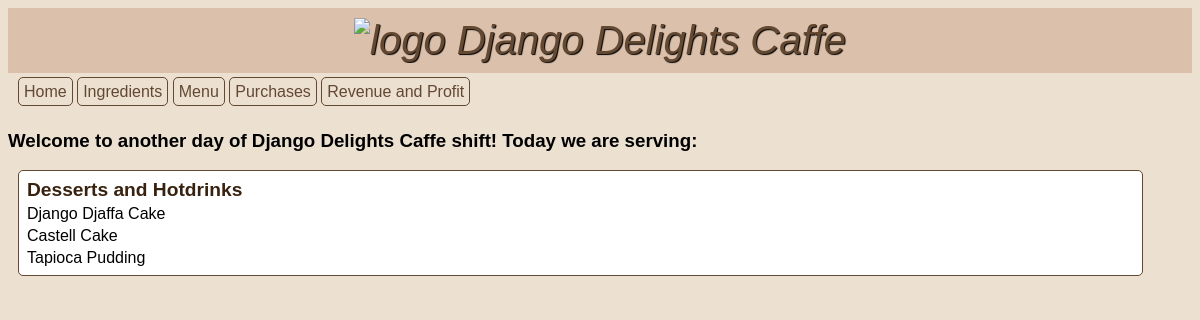
/, run on an earlier commit of the app's database.
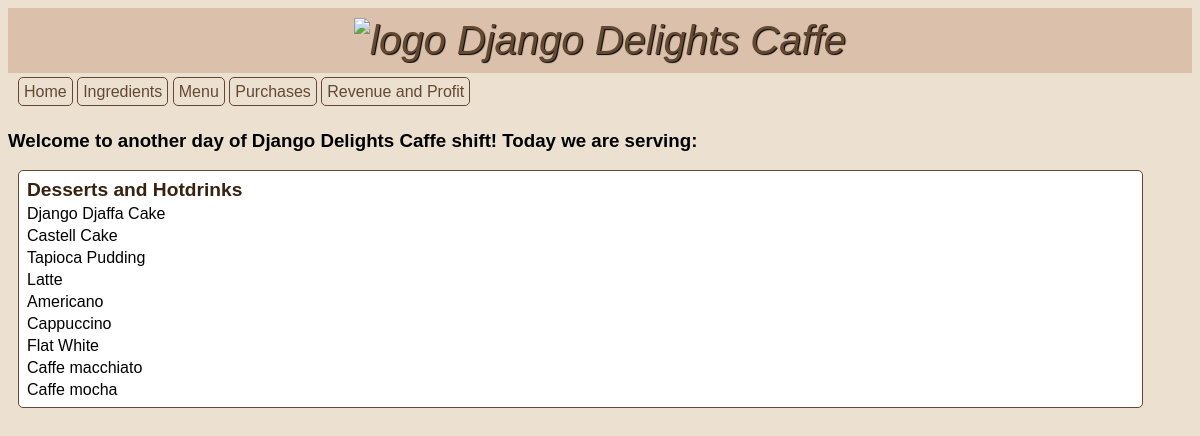
And on a later commit of the database.
### inventory/models.py (models this page shows, shortened)
class MenuItem(models.Model):
  title = models.CharField(max_length=50, verbose_name="Menu Item")
  price = models.FloatField(default=0.0, verbose_name="Price")
  image  = models.ImageField(blank=True, upload_to="static/inventory")

### inventory/views.py (the view)
# urls.py: path('', views.HomeView.as_view(), name='home'),
class HomeView(TemplateView):
  template_name = "inventory/home.html"
  def get_context_data(self, **kwargs):
    context = super().get_context_data(**kwargs)
    context["ingredients"] = Ingredient.objects.all()
    context["menu"] = MenuItem.objects.all()
    context["recipes"] = RecipeRequirement.objects.all()
    context["purchases"] = Purchase.objects.all()
    return context

### inventory/templates/inventory/home.html (shortened to what this page needs)
{% extends 'base.html' %} {% load static %}  {% block content %}
<body>
  <h3 class="greeting">
    Welcome to another day of Django Delights Caffe shift! Today we are serving:
  </h3>
  <table>
    <thead>
      <tr class="menu-item">
        <th>Desserts and Hotdrinks</th>
      </tr>
    </thead>
    <tbody>
      {% for menu_item in menu %}
      <tr class="menu-item">
        <td>{{ menu_item.title }}</td>
      </tr>
      {% endfor %}
    </tbody>
  </table>
</body>
{% endblock %}

What changed in the data, as far as the page shows it:
added MenuItem: title "Latte"
added MenuItem: title "Americano"
added MenuItem: title "Cappuccino"
added MenuItem: title "Flat White"
added MenuItem: title "Caffe macchiato"
added MenuItem: title "Caffe mocha"
